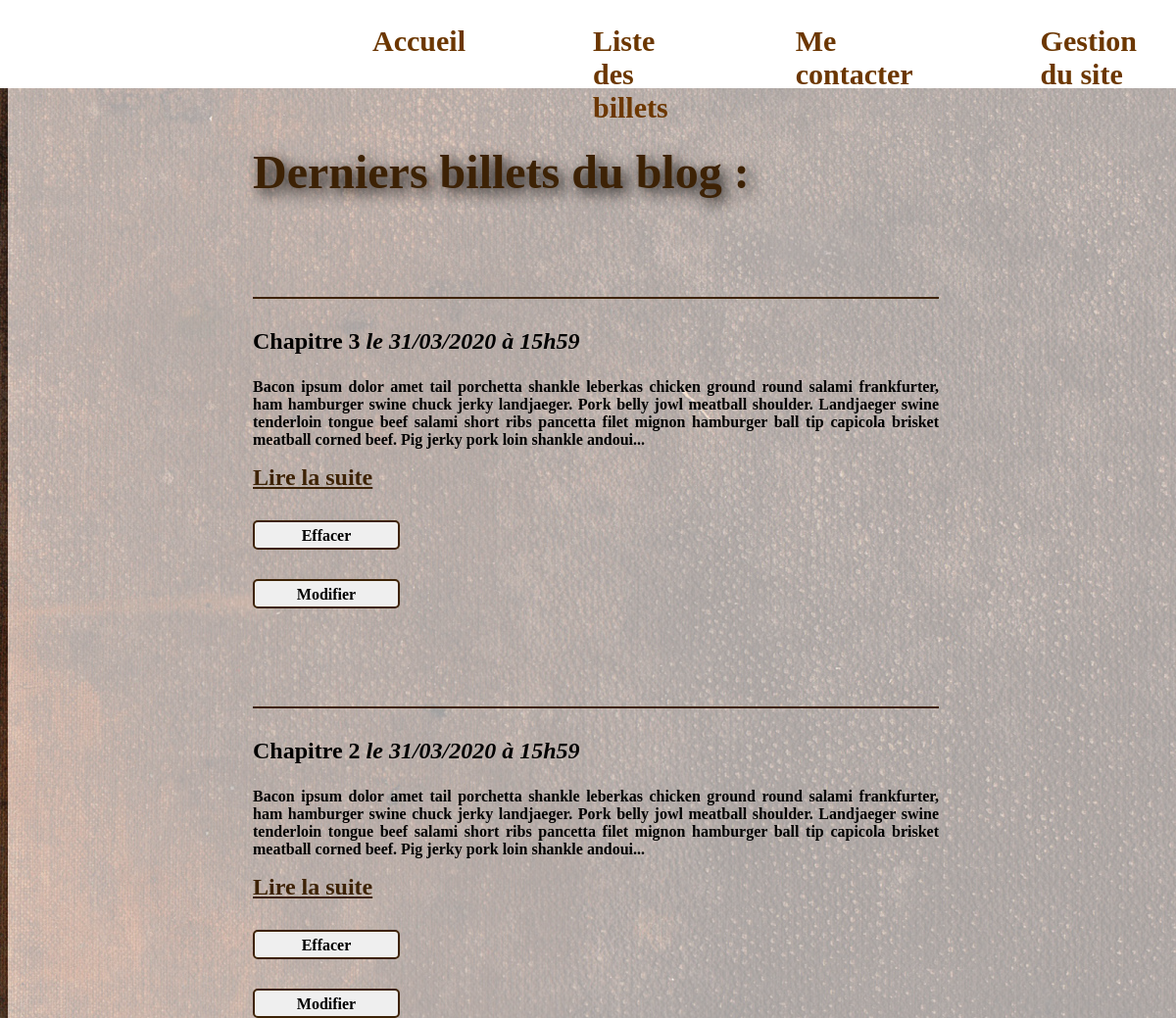
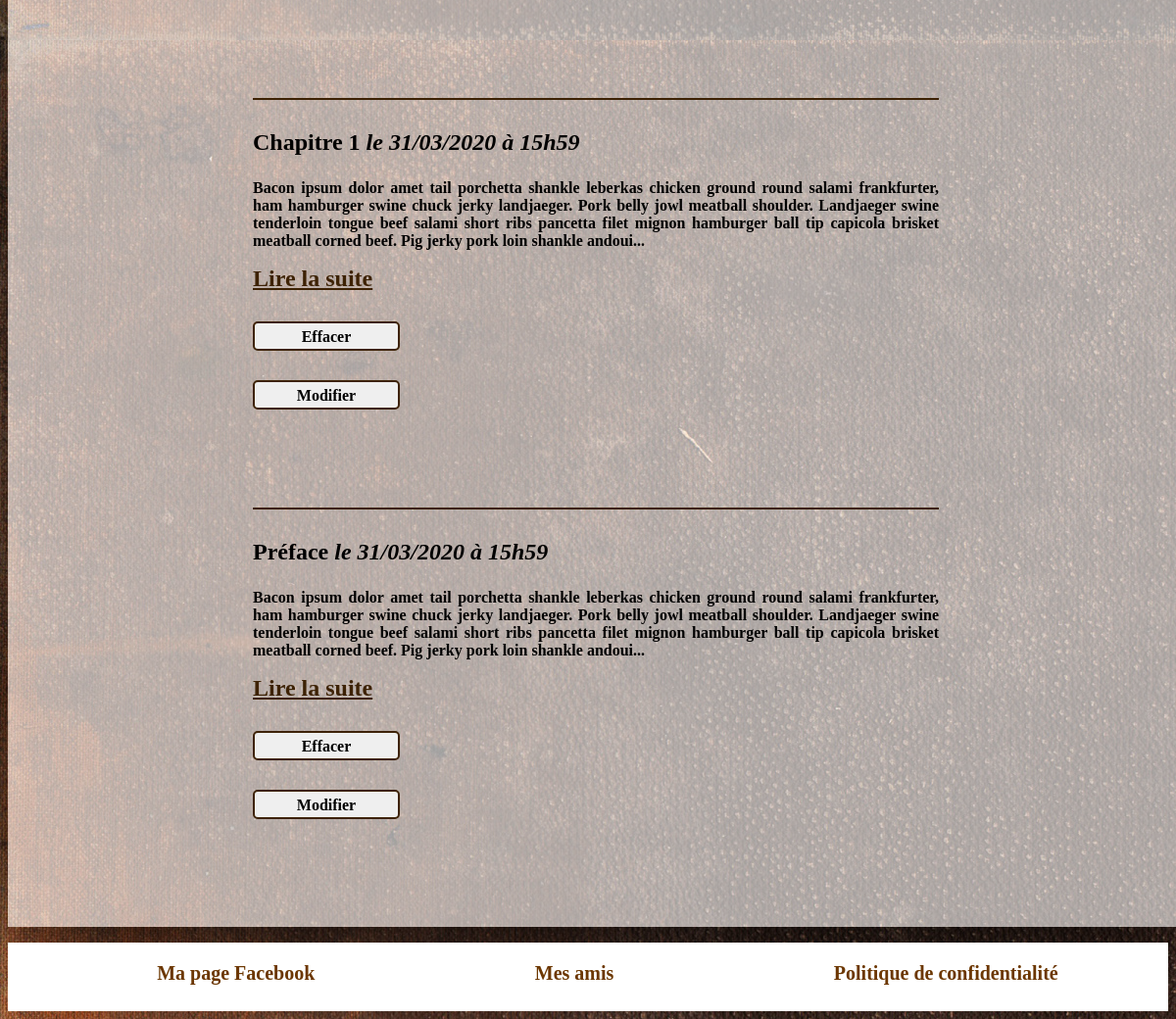
The page /index.php?action=listPosts (signed in) on the database its author committed (2 pictures, top to bottom).
### tables this page shows
CREATE TABLE IF NOT EXISTS `posts` (
  `id` int(11) NOT NULL AUTO_INCREMENT,
  `title` varchar(255) NOT NULL,
  `content` text NOT NULL,
  `creation_date` datetime NOT NULL,
  PRIMARY KEY (`id`)
);

### controller/frontend.php (called while the page is built, shortened)
<?php
require_once('model/PostManager.php');
function listPosts() {
    $postManager = new PostManager();
    $posts = $postManager->getPosts();
    require('view/frontend/listPostsView.php');
}

### model/PostManager.php (called while the page is built, shortened)
<?php
class PostManager extends Manager
{
    public function getPosts()
    {
        $db = $this->dbConnect();
        $req = $db->query('SELECT id, title, content,
        DATE_FORMAT(creation_date, \'%d/%m/%Y à %Hh%i\') AS creation_date_fr
        FROM posts ORDER BY creation_date DESC LIMIT 0, 5');
        return $req;
    }
}

### view/frontend/listPostsView.php (the view, shortened to what this page needs)
<h2>Derniers billets du blog :</h2>
<?php while ($post = $posts->fetch()) { ?>
    <div class="newPost">
        <h3> <?= htmlspecialchars($post['title']); ?> <em> le <?= $post['creation_date_fr']; ?></em></h3>
        <?php
        $allowedTags = '<p><strong><em><u><h1><h2><h3><h4><h5><h6><img><li><ol><ul><span><div><br><ins><del>';
        $postContent = strip_tags(stripslashes($post['content']), $allowedTags);
        echo substr($postContent, 0, 350).'...'; ?>
    </div>
    <a class="liens" href="index.php?action=postView&id=<?= $post['id'] ?>">Lire la suite</a>
    <?php if (isset($_SESSION['admin']) && $_SESSION['admin'] == 1) { ?>
        <form action="index.php?action=deletePost&amp;id=<?= htmlspecialchars($post['id']) ?>" method="post">
            <input class="submit" type="submit" value="Effacer" />
        </form>
        <form action="index.php?action=updatePostForm&amp;id=<?= htmlspecialchars($post['id']) ?>" method="post">
            <input class="submit" type="submit" value="Modifier" />
        </form>
    <?php } ?>
<?php } $posts->closeCursor(); ?>
<?php require('template.php'); ?>

### public/css/style.css (style rules this page uses)
h1, h2 { font-family: 'curve'; font-weight: bold; text-shadow: 5px 5px 15px black; }
h2 { font-size: 3em; color: #3D2205; }
body { font-family: 'quicksand'; background-image: url("../images/bg.jpg"); }
body p { font-size: 16px; font-weight: bold; }
.newPost { font-weight: bold; margin-top: 100px; text-align: justify; }
.newPost p { font-size: 16px; }
.newPost h3 { border-top: 2px solid #3D2205; padding-top: 30px; font-size: 1.5em; }
input { width: 150px; height: 20px; font-size: 16px; border: 2px solid #3D2205; border-radius: 5px; font-family: 'quicksand'; font-weight: bold; display: flex; flex-direction: column; padding: 5px; margin-bottom: 10px; }
.submit { width: 150px; height: 30px; justify-content: center; margin-top: 30px; }
.liens { color: #3D2205; font-size: 1.5em; font-weight: bold; }

### rows shown on the page
posts: title "Chapitre 3", creation_date_fr "31/03/2020 à 15h59", content "Bacon ipsum dolor amet tail porchetta shankle leberkas chicken ground round salami frankfurter, ham hamburger swine chuck jerky landjaeger. Pork belly jowl meatball shoulder. Landjaeger swine tenderloin tongue beef salami short ribs pancetta filet mignon hamburger ball tip capicola brisket meatball corned beef. Pig jerky pork loin shankle andoui"
posts: title "Chapitre 2", creation_date_fr "31/03/2020 à 15h59", content "Bacon ipsum dolor amet tail porchetta shankle leberkas chicken ground round salami frankfurter, ham hamburger swine chuck jerky landjaeger. Pork belly jowl meatball shoulder. Landjaeger swine tenderloin tongue beef salami short ribs pancetta filet mignon hamburger ball tip capicola brisket meatball corned beef. Pig jerky pork loin shankle andoui"
posts: title "Chapitre 1", creation_date_fr "31/03/2020 à 15h59", content "Bacon ipsum dolor amet tail porchetta shankle leberkas chicken ground round salami frankfurter, ham hamburger swine chuck jerky landjaeger. Pork belly jowl meatball shoulder. Landjaeger swine tenderloin tongue beef salami short ribs pancetta filet mignon hamburger ball tip capicola brisket meatball corned beef. Pig jerky pork loin shankle andoui"
posts: title "Préface", creation_date_fr "31/03/2020 à 15h59", content "Bacon ipsum dolor amet tail porchetta shankle leberkas chicken ground round salami frankfurter, ham hamburger swine chuck jerky landjaeger. Pork belly jowl meatball shoulder. Landjaeger swine tenderloin tongue beef salami short ribs pancetta filet mignon hamburger ball tip capicola brisket meatball corned beef. Pig jerky pork loin shankle andoui"
